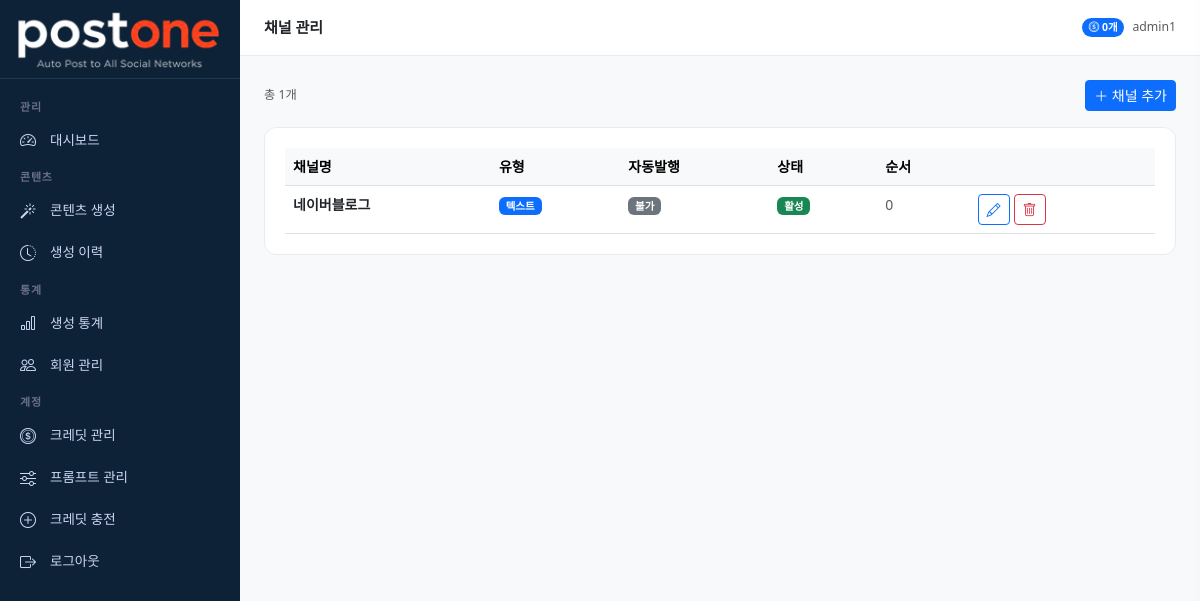
The page /channels/ (signed in) on the database its author committed.
### accounts/models.py (models this page shows, shortened)
class MenuPermission(models.Model):
    ROLE_CHOICES = [
        ('admin', '관리자'),
        ('member', '멤버'),
    ]
    role = models.CharField(max_length=20, choices=ROLE_CHOICES)
    menu_key = models.CharField(max_length=50, verbose_name='메뉴 키')
    menu_label = models.CharField(max_length=50, verbose_name='메뉴명')
    icon = models.CharField(max_length=50, verbose_name='아이콘', blank=True)
    is_visible = models.BooleanField(default=True, verbose_name='표시여부')
    order = models.IntegerField(default=0, verbose_name='정렬순서')
    class Meta:
        verbose_name = '메뉴 권한'
        verbose_name_plural = '메뉴 권한 목록'
        ordering = ['role', 'order']
        unique_together = ['role', 'menu_key']

class User(AbstractUser):
    ROLE_CHOICES = [
        ('master', '마스터'),
        ('admin', '관리자'),
        ('member', '멤버'),
        ('free', '무료회원'),
    ]
    PLAN_CHOICES = [
        ('free', '무료'),
        ('starter', '스타터'),
        ('pro', '프로'),
        ('business', '비즈니스'),
    ]
    role = models.CharField(max_length=20, choices=ROLE_CHOICES, default='free')
    plan = models.CharField(max_length=20, choices=PLAN_CHOICES, default='free')
    phone = models.CharField(max_length=20, blank=True)
    company = models.CharField(max_length=100, blank=True)
    profile_image = models.ImageField(upload_to='profiles/', blank=True, null=True)
    created_at = models.DateTimeField(auto_now_add=True)
    updated_at = models.DateTimeField(auto_now=True)
    class Meta:
        verbose_name = '사용자'
        verbose_name_plural = '사용자 목록'

### credits/models.py (models this page shows, shortened)
class UserCredit(models.Model):
    user = models.OneToOneField(User, on_delete=models.CASCADE, related_name='credit')
    balance = models.IntegerField(default=0, verbose_name='잔여 크레딧')
    free_used_this_month = models.IntegerField(default=0, verbose_name='이번달 무료 사용')
    free_reset_date = models.DateField(null=True, blank=True, verbose_name='무료 초기화일')
    updated_at = models.DateTimeField(auto_now=True)
    class Meta:
        verbose_name = '사용자 크레딧'

### content/models.py (models this page shows, shortened)
class Channel(models.Model):
    CHANNEL_TYPE_CHOICES = [
        ('text', '텍스트'),
        ('video', '영상 자막'),
        ('image', '이미지 카드'),
    ]
    name = models.CharField(max_length=50, verbose_name='채널명')
    slug = models.SlugField(max_length=50, unique=True, verbose_name='슬러그')
    channel_type = models.CharField(max_length=20, choices=CHANNEL_TYPE_CHOICES, verbose_name='채널 유형')
    description = models.TextField(blank=True, verbose_name='설명')
    is_auto_publish = models.BooleanField(default=False, verbose_name='자동발행 가능')
    is_active = models.BooleanField(default=True, verbose_name='활성화')
    order = models.IntegerField(default=0, verbose_name='정렬순서')
    class Meta:
        verbose_name = '채널'
        verbose_name_plural = '채널 목록'
        ordering = ['order', 'name']

### dashboard/views.py (the view)
# urls.py: path('channels/', api.channel_list, name='api_channels'),
@login_required
def channel_list(request):
    channels = Channel.objects.all()
    return render(request, 'dashboard/channel_list.html', {'channels': channels})

### dashboard/context_processors.py (called while the page is built)
def user_menus(request):
    if not request.user.is_authenticated:
        return {'user_menus': []}
    if request.user.role == 'master':
        return {'user_menus': []}
    role = request.user.role
    if role == 'free':
        role = 'member'
    menus = MenuPermission.objects.filter(
        role=role,
        is_visible=True
    )
    return {'user_menus': menus}

### templates/dashboard/channel_list.html (shortened to what this page needs)
{% extends 'base/base.html' %}
{% block page_title %}채널 관리{% endblock %}
{% block content %}
<div class="d-flex justify-content-between align-items-center mb-3">
    <span class="text-muted small">총 {{ channels.count }}개</span>
    <button class="btn btn-primary btn-sm" onclick="openChannelCreate()">
        <i class="bi bi-plus-lg"></i> 채널 추가
    </button>
</div>
<div class="stat-card">
    {% if channels %}
    <div class="table-responsive">
        <table class="table table-hover mb-0">
            <thead class="table-light">
                <tr>
                    <th>채널명</th>
                    <th>유형</th>
                    <th>자동발행</th>
                    <th>상태</th>
                    <th>순서</th>
                    <th></th>
                </tr>
            </thead>
            <tbody>
                {% for ch in channels %}
                <tr>
                    <td class="fw-semibold">{{ ch.name }}</td>
                    <td>
                        {% if ch.channel_type == 'text' %}
                        <span class="badge bg-primary">텍스트</span>
                        {% elif ch.channel_type == 'video' %}
                        <span class="badge bg-warning text-dark">영상 자막</span>
                        {% else %}
                        <span class="badge bg-info text-dark">이미지 카드</span>
                        {% endif %}
                    </td>
                    <td>
                        {% if ch.is_auto_publish %}
                        <span class="badge bg-success">가능</span>
                        {% else %}
                        <span class="badge bg-secondary">불가</span>
                        {% endif %}
                    </td>
                    <td>
                        {% if ch.is_active %}
                        <span class="badge bg-success">활성</span>
                        {% else %}
                        <span class="badge bg-secondary">비활성</span>
                        {% endif %}
                    </td>
                    <td class="text-muted">{{ ch.order }}</td>
                    <td>
                        <div class="d-flex gap-1">
                            <button class="btn btn-sm btn-outline-primary"
                                    onclick="openChannelEdit({{ ch.pk }}, '{{ ch.name }}', '{{ ch.slug }}', '{{ ch.channel_type }}', '{{ ch.description }}', {{ ch.order }}, {{ ch.is_auto_publish|lower }}, {{ ch.is_active|lower }})">
                                <i class="bi bi-pencil"></i>
                            </button>
                            <a href="{% url 'dashboard:channel_delete' ch.pk %}"
                               class="btn btn-sm btn-outline-danger">
                                <i class="bi bi-trash"></i>
                            </a>
                        </div>
                    </td>
                </tr>
                {% endfor %}
            </tbody>
        </table>
    </div>
    {% endif %}
</div>
{% endblock %}

### templates/base/base.html (shortened to what this page needs)
{% load static %}
<!DOCTYPE html>
<html lang="ko">
<head>
    <link href="https://cdn.jsdelivr.net/npm/bootstrap@5.3.0/dist/css/bootstrap.min.css" rel="stylesheet">
    <link href="https://cdn.jsdelivr.net/npm/bootstrap-icons@1.11.0/font/bootstrap-icons.css" rel="stylesheet">
</head>
<body>
<aside class="sidebar" id="sidebar">
    <a href="{% url 'dashboard:index' %}" class="sidebar-brand">
        <img src="{% static 'images/logo.png' %}" alt="postone" style="width:205px; height:auto;">
    </a>
    <nav class="sidebar-menu">
        {% if user.role == 'master' %}
        <div class="sidebar-section">관리</div>
        <div class="sidebar-item">
            <a href="{% url 'dashboard:index' %}" class="{% if request.resolver_match.url_name == 'index' %}active{% endif %}">
                <i class="bi bi-speedometer2"></i> 대시보드
            </a>
        </div>
        <div class="sidebar-section">프롬프트 설정</div>
        <div class="sidebar-item">
            <a href="{% url 'dashboard:content_type_list' %}" class="{% if 'content_type' in request.resolver_match.url_name %}active{% endif %}">
                <i class="bi bi-grid-3x3-gap"></i> 콘텐츠 유형
            </a>
        </div>
        <div class="sidebar-item">
            <a href="{% url 'dashboard:channel_list' %}" class="{% if 'channel' in request.resolver_match.url_name %}active{% endif %}">
                <i class="bi bi-broadcast"></i> 채널 관리
            </a>
        </div>
        <div class="sidebar-item">
            <a href="{% url 'dashboard:prompt_list' %}" class="{% if 'prompt' in request.resolver_match.url_name %}active{% endif %}">
                <i class="bi bi-sliders"></i> 프롬프트 관리
            </a>
        </div>
        <div class="sidebar-item">
            <a href="{% url 'dashboard:user_list' %}" class="{% if 'user' in request.resolver_match.url_name %}active{% endif %}">
                <i class="bi bi-people"></i> 회원 관리
            </a>
        </div>
        <div class="sidebar-item">
            <a href="{% url 'dashboard:credit_list' %}" class="{% if 'credit' in request.resolver_match.url_name %}active{% endif %}">
                <i class="bi bi-coin"></i> 크레딧 관리
            </a>
        </div>
        <div class="sidebar-section">콘텐츠</div>
        <div class="sidebar-item">
            <a href="{% url 'dashboard:generate' %}" class="{% if 'generate' in request.resolver_match.url_name %}active{% endif %}">
                <i class="bi bi-magic"></i> 콘텐츠 생성
            </a>
        </div>
        <div class="sidebar-item">
            <a href="{% url 'dashboard:history' %}" class="{% if 'history' in request.resolver_match.url_name %}active{% endif %}">
                <i class="bi bi-clock-history"></i> 생성 이력
            </a>
        </div>
        <div class="sidebar-section">통계</div>
        <div class="sidebar-item">
            <a href="{% url 'dashboard:stats' %}" class="{% if 'stats' in request.resolver_match.url_name %}active{% endif %}">
                <i class="bi bi-bar-chart"></i> 생성 통계
            </a>
        </div>
        <div class="sidebar-section">계정</div>
        {% if not request.user.is_admin %}
        <div class="sidebar-item">
            <a href="{% url 'dashboard:credit_charge' %}">
                <i class="bi bi-plus-circle"></i> 크레딧 충전
            </a>
        </div>
        {% endif %}
        <div class="sidebar-item">
            <a href="{% url 'accounts:profile' %}">
                <i class="bi bi-person"></i> 내 정보
            </a>
        </div>
        <div class="sidebar-item">
            <a href="{% url 'dashboard:menu_permission' %}" class="{% if 'menu_permission' in request.resolver_match.url_name %}active{% endif %}">
                <i class="bi bi-gear"></i> 메뉴 권한 설정
            </a>
        </div>
        <div class="sidebar-item">
            <a href="{% url 'accounts:logout' %}">
                <i class="bi bi-box-arrow-right"></i> 로그아웃
            </a>
        </div>
        {% elif user.role == 'admin' %}
        {% for menu in user_menus %}
        {% if menu.is_visible %}
        {% if menu.order == 1 %}<div class="sidebar-section">관리</div>{% endif %}
        {% if menu.order == 2 %}<div class="sidebar-section">콘텐츠</div>{% endif %}
        {% if menu.order == 4 %}<div class="sidebar-section">통계</div>{% endif %}
        {% if menu.order == 6 %}<div class="sidebar-section">계정</div>{% endif %}
        <div class="sidebar-item">
            <a href="{% url 'dashboard:'|add:menu.menu_key %}"
               class="{% if menu.menu_key in request.resolver_match.url_name %}active{% endif %}">
                <i class="bi {{ menu.icon }}"></i> {{ menu.menu_label }}
            </a>
        </div>
        {% endif %}
        {% endfor %}
        <div class="sidebar-item">
            <a href="{% url 'accounts:logout' %}">
                <i class="bi bi-box-arrow-right"></i> 로그아웃
            </a>
        </div>
        {% endif %}
    </nav>
</aside>
<div class="main-wrapper">
    <div class="topbar">
        <span class="topbar-title">{% block page_title %}{% endblock %}</span>
        <div class="d-flex align-items-center gap-2">
            {% if user.credit %}
            <span class="badge bg-primary rounded-pill">
                <i class="bi bi-coin"></i> {{ user.credit.balance }}개
            </span>
            {% endif %}
            <span class="text-muted small">{{ user.username }}</span>
        </div>
    </div>
    <div class="main-content">
        {% block content %}{% endblock %}
    </div>
</div>
</body>
</html>

### templates/base/base.html (style rules this page uses)
:root { --sidebar-width: 240px; --header-height: 56px; --primary: #6366f1; --primary-dark: #4f46e5; }
body { background: #f8f9fa; font-size: 14px; }
.sidebar { position: fixed; top: 0; left: 0; width: var(--sidebar-width); height: 100vh; background: #0d2137; color: #cdd6f4; display: flex; flex-direction: column; z-index: 1000; overflow-y: auto; overflow-x: hidden; scrollbar-width: thin; scrollbar-color: #1a3a4a transparent; }
.sidebar-brand { padding: 8px 16px; border-bottom: 1px solid #1a3a4a; text-decoration: none; display: block; }
.sidebar-menu { padding: 12px 0; flex: 1; }
.sidebar-section { padding: 8px 20px 4px; font-size: 11px; font-weight: 600; color: #6c7086; text-transform: uppercase; letter-spacing: 0.8px; }
.sidebar-item a { display: flex; align-items: center; gap: 10px; padding: 9px 20px; color: #cdd6f4; text-decoration: none; font-size: 13.5px; transition: all 0.15s; }
.sidebar-item a i { font-size: 16px; width: 20px; }
.main-wrapper { margin-left: var(--sidebar-width); min-height: 100vh; }
.topbar { height: var(--header-height); background: #fff; border-bottom: 1px solid #e9ecef; display: flex; align-items: center; padding: 0 24px; gap: 12px; position: sticky; top: 0; z-index: 100; }
.topbar-title { font-weight: 600; font-size: 15px; flex: 1; }
.main-content { padding: 24px; }
.stat-card { background: #fff; border-radius: 12px; padding: 20px; border: 1px solid #e9ecef; }

### rows shown on the page
MenuPermission: order "관리", menu_label "대시보드"
MenuPermission: order "콘텐츠", menu_label "콘텐츠 생성"
MenuPermission: menu_label "생성 이력"
MenuPermission: order "통계", menu_label "생성 통계"
MenuPermission: menu_label "회원 관리"
MenuPermission: order "계정", menu_label "크레딧 관리"
MenuPermission: menu_label "프롬프트 관리"
MenuPermission: menu_label "크레딧 충전"
User: credit.balance "0", username "admin1"
Channel: name "네이버블로그", channel_type "텍스트", is_auto_publish "불가", is_active "활성", order "0"

### other values the page prints
{{ channels.count }} "1"
